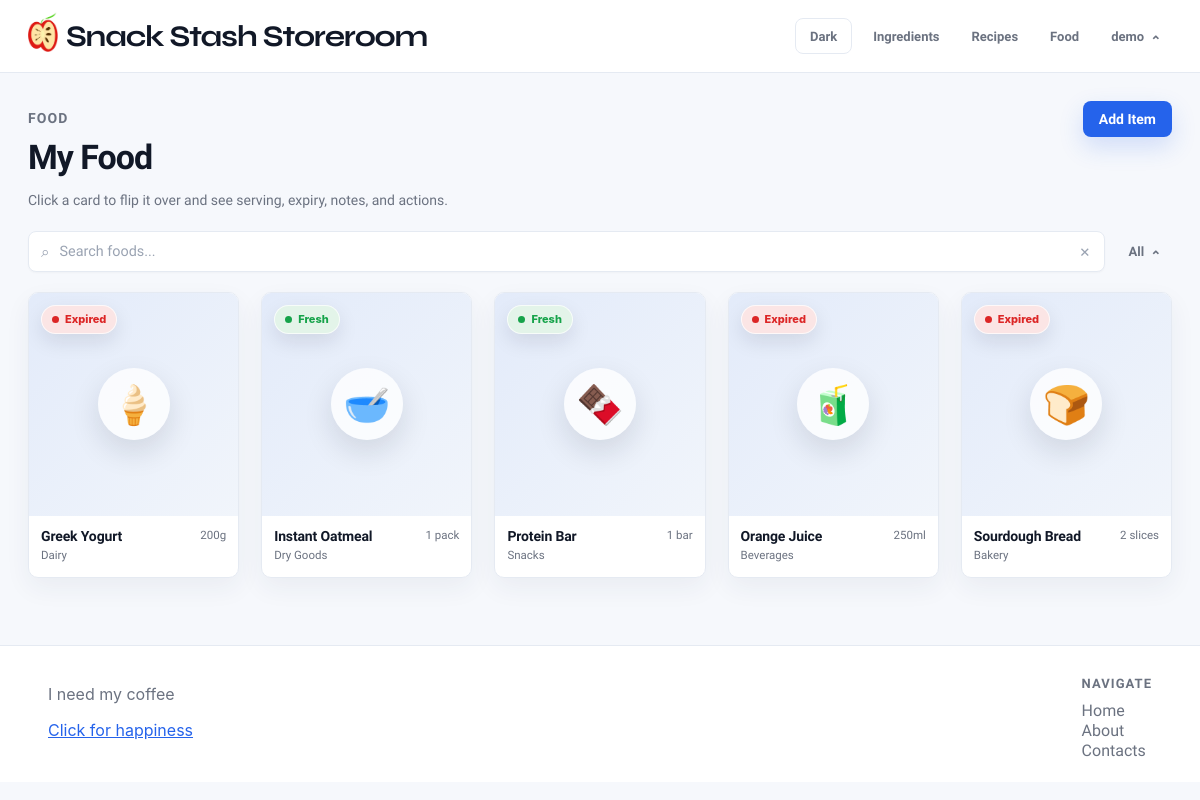
/food/page (signed in), run on the app's committed database.
### app/models/model.py (models this page shows, shortened)
class BaseModel(Model):
    class Meta:
        database = db

class User(UserMixin, BaseModel):
    id = AutoField()
    username = CharField(unique=True)
    email = CharField(unique=True)
    password_hash = CharField()
    created_at = DateTimeField(default=datetime.now)
    updated_at = DateTimeField(default=datetime.now)
    class Meta:
        table_name = "users"

class Food(BaseModel):
    id = AutoField()
    user = ForeignKeyField(User, backref="foods")
    name = CharField()
    emoji = CharField(default="🍽️")
    description = CharField(null=True)
    food_type = CharField()
    serving_size = CharField(null=True)
    category = CharField()
    expiry_date = DateField(null=True)
    notes = CharField(null=True)
    created_at = DateTimeField(default=datetime.now)
    updated_at = DateTimeField(default=datetime.now)
    class Meta:
        table_name = "food"

### app/routes/food.py (the view)
@food_bp.route("/page")
@login_required
def food_page():
    today = date.today()
    items = list(_user_food().dicts())
    food_categories = category_names(Food, current_user.id)
    return render_template(
        "food.html",
        categories=food_categories,
        items=items,
        today=today,
        warning_days=today + timedelta(days=3),
    )

### app/extensions/extensions.py (called while the page is built)
def category_names(model, user_id):
    categories = (
        model
        .select(model.category)
        .where(model.user_id == user_id)
        .distinct()
    )
    return sorted({
        item.category.strip()
        for item in categories
        if item.category and item.category.strip()
    })

### app/routes/food.py (called while the page is built)
def _user_id():
    return int(current_user.id)

def _user_food(user_id=None):
    owner_id = user_id if user_id is not None else _user_id()
    return Food.select().where(Food.user_id == owner_id) #type: ignore

### app/templates/food.html (shortened to what this page needs)
{% extends "layout.html" %}
{% block content %}
<main class="dashboard-page" id="main-content" tabindex="-1">
    {% if current_user.is_authenticated %}
    <div class="dashboard-shell">
        <section class="pantry-section dashboard-main">
            <div class="section-header">
                <div>
                    <p class="section-kicker quicksand-regular">Food</p>
                    <h2 class="elms-sans-regular h1">My Food</h2>
                    <p class="quicksand-regular">Click a card to flip it over and see serving, expiry, notes, and actions.</p>
                </div>
                <button class="quicksand-regular"
                    hx-get="/food/new"
                    hx-target="#food-form-container"
                    hx-swap="innerHTML">Add Item</button>
            </div>
            <div class="search-bar">
                <form
                id="search-form"
                class="search-form"
                hx-get="/food/filter"
                hx-target="#food-items"
                hx-trigger="input delay:150ms, change"
                hx-include="#search-form"
                onsubmit="return false">
                    <span class="search-icon">⌕</span>
                    <input
                    id="search-filter"
                    type="text"
                    name="search"
                    placeholder="Search foods..."
                    class="quicksand-regular">
                    <button
                    type="button"
                    id="clear-search"
                    hx-get="/food/filter"
                    hx-target="#food-items"
                    hx-include="#search-form"
                    hx-vals='{"search": "", "category": "All"}'
                    hx-on::after-request="document.getElementById('search-filter').value = ''"
                    hx-on:click="
                    document.getElementById('category-input').value = 'All';
                    document.getElementById('category-label').textContent = 'All';">×</button>
                </form>
                <details class="category-dropdown">
                    <summary id="category-trigger" class="dropdown-trigger elms-sans-regular">
                        <span id="category-label">All</span>
                        <span class="chevron">⌄</span>
                    </summary>
                </details>
            </div>
            <div id="food-items" class="pantry-items-grid">
                {% include "_food_items.html" %}
            </div>
        </section>
    </div>
    {% endif %}
</main>
{% endblock %}

### app/templates/layout.html (shortened to what this page needs)
<!doctype html>
<html lang="en">
  <head>
    <link
      rel="stylesheet"
      href="{{ url_for('static', filename='styles.css', v=asset_version) }}"
    />
  </head>
  <body class="light-mode">
    <nav>
      <div class="logo">
        <a href="/" class="elms-sans-regular h1"><div class="logo-header"><img src="{{ url_for('static', filename='images/logo.webp') }}" alt="" class="logo"><div class="title">Snack Stash Storeroom</div></div></a>
      </div>
            <ul class="nav-links">
                <li>
                    <button
                    type="button"
                    id="theme-toggle"
                    class="theme-toggle quicksand-regular" a
                    ria-label="Toggle dark mode">Dark</button>
                </li>
                {% if current_user.is_authenticated %}
                <li><a href="{{ url_for('templates.dashboard') }}" class="quicksand-regular">Ingredients</a></li>
                <li><a href="{{ url_for('recipes.recipes_page') }}" class="quicksand-regular">Recipes</a></li>
                <li><a href="{{ url_for('food.food_page') }}" class="quicksand-regular">Food</a></li>
                <li>
                    <details class="dropdown">
                        <summary class="quicksand-regular dropdown-trigger">{{ current_user.username }}<span class="chevron">⌄</span></summary>
                    </details>
                </li>
                {% endif %}
            </ul>
        </nav>
    <div class="spacer-small"></div>
    {% block content %} {% endblock %}
    <footer>
      <div class="footer-message">
        <p>I need my coffee</p>
        <a
        id="msg"
        href="#"
        hx-on:click="
        document.getElementById('msg').textContent = 'Sorry but there is no happiness'
        this.classList.add('h1'); ">Click for happiness</a>
      </div>
      <ul class="footer-nav">
        <li class="elms-sans-regular"><h1>Navigate</h1></li>
        <li><a href="{{ url_for('templates.index') }}" class="quicksand-regular">Home</a></li>
        <li><a href="{{ url_for('templates.about') }}" class="quicksand-regular">About</a></li>
        <li><a href="{{ url_for('templates.contact') }}" class="quicksand-regular">Contacts</a></li>
      </ul>
    </footer>
    </body>
</html>

### app/templates/_food_items.html (shortened to what this page needs)
{% if items %}
  {% for item in items %}
    {% set item_category = item.category or "Uncategorized" %}
    {% set item_description = item.description or "" %}
    {% set item_notes = item.notes or "" %}
    {% set emoji = item.emoji or "🍽️" %}
    {% set status_class = "fresh" %}
    {% set status_label = "Fresh" %}
    {% if item.expiry_date and item.expiry_date < today %}
      {% set status_class = "expired" %}
      {% set status_label = "Expired" %}
    {% elif item.expiry_date and item.expiry_date <= warning_days %}
      {% set status_class = "warning" %}
      {% set status_label = "Expires in " ~ (item.expiry_date - today).days ~ " days" %}
    {% elif not item.expiry_date %}
      {% set status_class = "unknown" %}
      {% set status_label = "No expiry" %}
    {% endif %}
    <article class="pantry-card pantry-card--{{ status_class }}"
      data-search="{{ (emoji ~ ' ' ~ item.name ~ ' ' ~ item_category ~ ' ' ~ item_description ~ ' ' ~ (item.serving_size or '') ~ ' ' ~ item_notes)|lower }}">
      <div class="pantry-card-inner">
        <label class="pantry-card-face pantry-card-front" for="food-card-{{ item.id }}" data-card-flip
          aria-label="View details for {{ item.name }}">
          <span class="pantry-card-media">
            <span class="pantry-item-icon" aria-hidden="true">{{ emoji }}</span>
            <span class="expiry-chip expiry-chip--{{ status_class }}">{{ status_label }}</span>
          </span>
          <span class="pantry-card-main">
            <span>
              <strong class="elms-sans-regular">{{ item.name }}</strong>
              <small class="quicksand-regular">{{ item_category }}</small>
            </span>
            <span class="pantry-card-quantity quicksand-regular">{{ item.serving_size or "Not set" }}</span>
          </span>
        </label>
        <div class="pantry-card-face pantry-card-back">
          <label for="food-card-{{ item.id }}" class="card-back-button quicksand-regular" data-card-unflip>Back</label>
          <p class="dialog-eyebrow quicksand-regular">{{ item_category }}</p>
          <h3 class="elms-sans-regular">{{ emoji }} {{ item.name }}</h3>
          <div class="pantry-detail-list quicksand-regular">
            <div>
              <span>Serving</span>
              <strong>{{ item.serving_size or "Not set" }}</strong>
            </div>
            <div>
              <span>Expiry</span>
              <strong>{{ item.expiry_date or "None" }}</strong>
            </div>
            {% if item_description %}
              <div class="detail-notes">
                <span>Description</span>
                <strong>{{ item_description }}</strong>
              </div>
            {% endif %}
          </div>
        </div>
      </div>
    </article>
  {% endfor %}
{% else %}
  <div class="empty-state quicksand-regular">
    <p>No food items yet.</p>
    <p>Click "Add Item" to create your first entry.</p>
  </div>
{% endif %}

### data on the page
User: username "demo"
Food: emoji "🍦", status_label "Expired", name "Greek Yogurt", category "Dairy", serving_size "200g"
Food: emoji "🥣", status_label "Fresh", name "Instant Oatmeal", category "Dry Goods", serving_size "1 pack"
Food: emoji "🍫", status_label "Fresh", name "Protein Bar", category "Snacks", serving_size "1 bar"
Food: emoji "🧃", status_label "Expired", name "Orange Juice", category "Beverages", serving_size "250ml"
Food: emoji "🍞", status_label "Expired", name "Sourdough Bread", category "Bakery", serving_size "2 slices"
